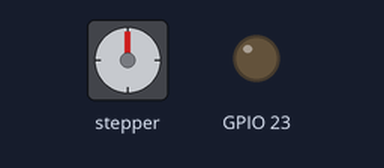
A program run on a simulated ESP32. On the bench: stepper motor, output pins drawn as LEDs (lit = HIGH). Stepper angles assume 1600 steps per turn.

Above: at 0.05 s.
At 2.2 s:
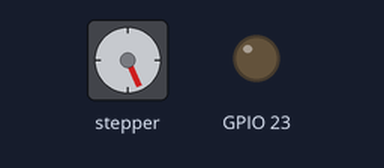
At 4.4 s:
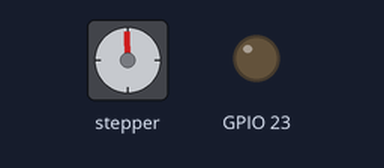
At 9.3 s:
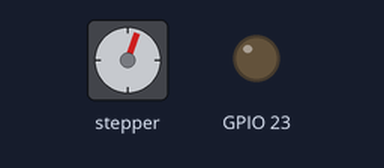
Timing chart, 0 to 14.0 s (numbered marks = the images above):
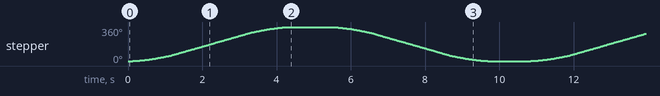

The program:

main.cpp
```cpp
#include <AccelStepper.h>
#include <Arduino.h>

// Configuración del motor: (Tipo de interfaz, Pin STEP, Pin DIR)
AccelStepper stepper(1, 22, 21);

// Definiciones del motor
const int pasosPorRevolucion =
    1600; // Ajusta según tu motor (NEMA 17 suele ser 200)
bool moviendoAdelante = true;

void setup() {
  // Pin de habilitación (si tu driver lo requiere, como el A4988)
  pinMode(23, OUTPUT);
  digitalWrite(23, LOW);

  // Configuración de velocidad y aceleración
  stepper.setMaxSpeed(1000);    // Pasos por segundo
  stepper.setAcceleration(500); // Pasos por segundo al cuadrado

  // Iniciamos el primer movimiento
  stepper.moveTo(pasosPorRevolucion);
}

void loop() {
  // Si el motor llegó a su destino
  if (stepper.distanceToGo() == 0) {
    delay(1000); // Pausa de 1 segundo entre giros

    if (moviendoAdelante) {
      // Si estaba en 200, ahora vuelve a 0 (360 grados atrás)
      stepper.moveTo(0);
      moviendoAdelante = false;
    } else {
      // Si estaba en 0, ahora va a 200 (360 grados adelante)
      stepper.moveTo(pasosPorRevolucion);
      moviendoAdelante = true;
    }
  }

  // ¡Muy importante! Esta función debe llamarse constantemente
  stepper.run();
}
```

Measured:
- by itself, stepper: turns 360° clockwise in 4.3 s, then 360° counter-clockwise in 4.3 s, repeating every 10.7 s
